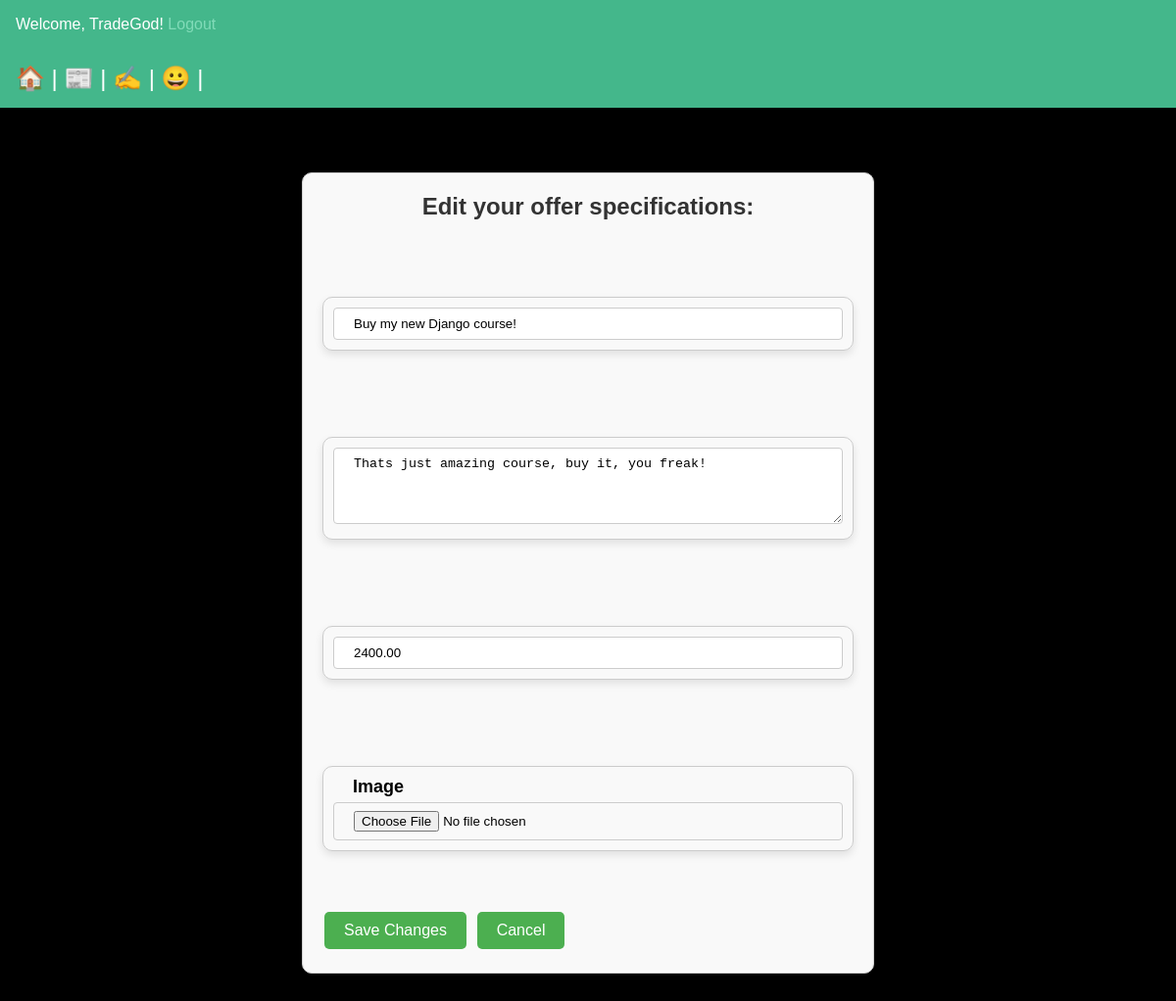
Page /tradeapp/offer/1/edit/ (signed in) on the earlier database version.
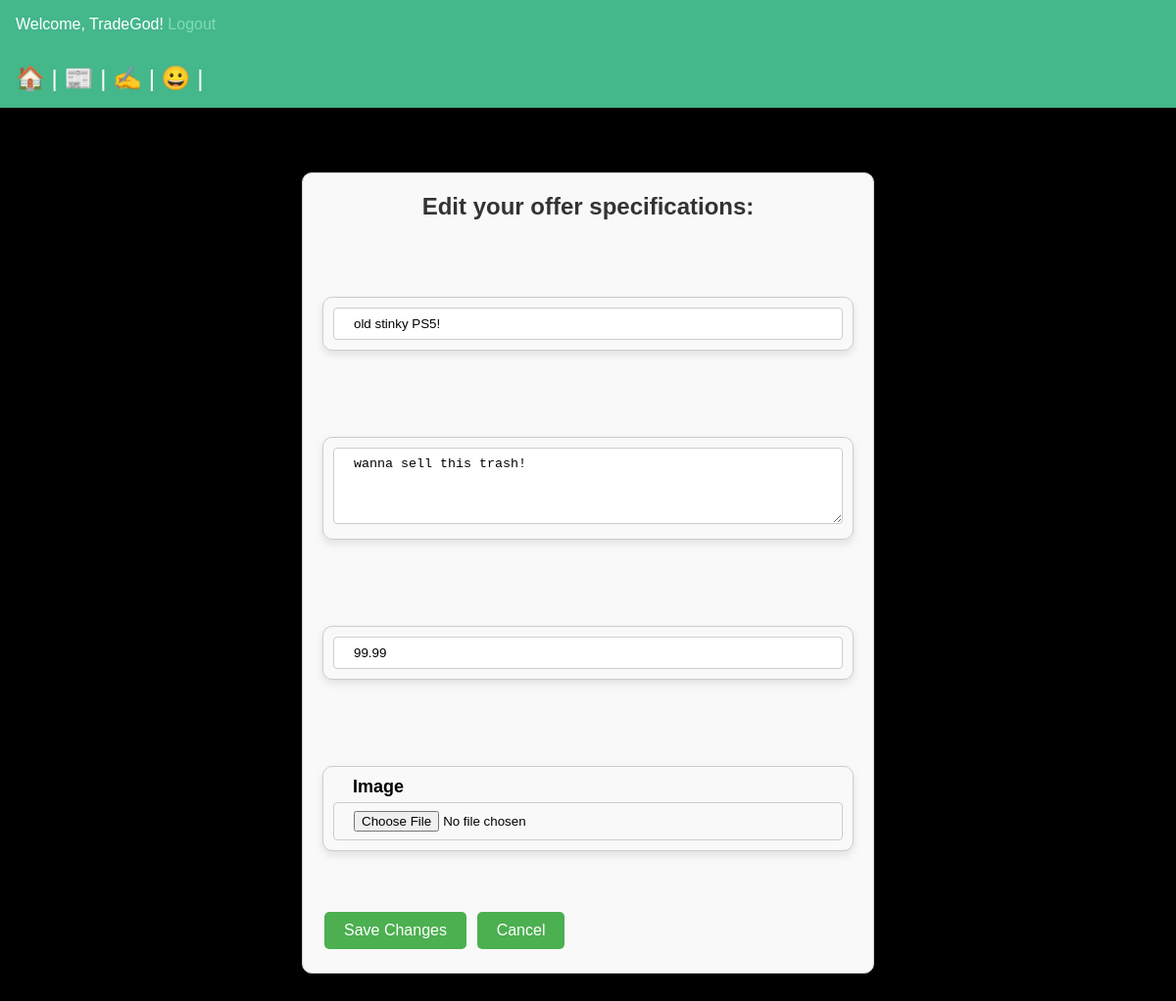
Same page on the later database version.
### tradeapp/models.py (models this page shows, shortened)
class Offer(models.Model):
    title = models.CharField(max_length=200)
    description = models.TextField()
    price = models.DecimalField(max_digits=10, decimal_places=2)
    image = models.ImageField(upload_to='images/', blank=True, null=True)
    posted_date = models.DateTimeField(auto_now_add=True)
    user = models.ForeignKey(User, on_delete=models.CASCADE)

### tradeapp/views.py (the view)
# urls.py: path('offer/<int:req_id>/edit/', views.edit_offer, name='edit_offer'),
@login_required
def edit_offer(request, req_id):
    offer = get_object_or_404(Offer, id=req_id)
    if not (request.user.is_staff or request.user == offer.user):  # Only admins or the author can edit
        return redirect('item_index', req_id=req_id)
    if request.method == 'POST':
        form = OfferForm(request.POST, request.FILES, instance=offer)
        if form.is_valid():
            form.save()
            return redirect('item_index', req_id=req_id)
    else:
        form = OfferForm(instance=offer)
    return render(request, 'edit_offer.html', {'form': form, 'offer': offer})

### tradeapp/forms.py
class OfferForm(ModelForm):
    title = forms.CharField(
        label="Offer Title",
        widget=forms.TextInput(attrs={'class': 'custom-form-control', 'placeholder': 'Enter title'})
    )
    description = forms.CharField(
        label="Description",
        widget=forms.Textarea(attrs={'class': 'custom-form-control', 'placeholder': 'Enter description', 'rows': 4})
    )
    price = forms.DecimalField(
        label="Price",
        max_digits=10,
        decimal_places=2,
        widget=forms.NumberInput(attrs={'class': 'custom-form-control', 'placeholder': 'Enter price'})
    )
    image = forms.ImageField(
        label="Image",
        widget=forms.FileInput(attrs={'class': 'custom-form-control'})
    )
    class Meta:
        model = Offer
        fields = ['title', 'description', 'price', 'image']

### tradeapp/templates/edit_offer.html (shortened to what this page needs)
{% extends "base.html" %}
{% block content %}
<div class="form-container">
    <h1>Edit your offer specifications:</h1>
    <br>
    <form method="POST" action="{% url 'edit_offer' offer.id %}" enctype="multipart/form-data">
        <div class="form-group">
            {{ form.title }}
        </div>
        <br>
        <div class="form-group">
            {{ form.description }}
        </div>
        <br>
        <div class="form-group">
            {{ form.price }}
        </div>
        <br>
        <div class="form-group">
            <label for="{{ form.image.id_for_label }}">{{ form.image.label }}</label>
            {{ form.image }}
        </div>
        <br>
        <button type="submit" name="save" class="custom-button">Save Changes</button>
        <a href="{% url 'item_index' offer.id %}" class="custom-button cancel-button">Cancel</a>
    </form>
</div>
{% endblock %}

### tradeapp/templates/base.html (shortened to what this page needs)
{% load static %}
<!DOCTYPE html>
<html lang="en">
<head>
    <link rel="stylesheet" href="{% static 'css/main.css' %}">
</head>
<body>
    <header>
        <nav>
            {% if user.is_authenticated %}
                <p>Welcome, {{ user.username }}! <a href="{% url 'logout' %}">Logout</a></p>
            {% else %}
                <p><a href="{% url 'login' %}">Login</a> | <a href="{% url 'register' %}">Register</a></p>
            {% endif %}
        </nav>
    </header>
    <nav>
        <a href="/">
            <span role="img" aria-label="Home">🏠</span>
        </a> |
        <a href="/offermain">
            <span role="img" aria-label="Posts">📰</span>
        </a> |
        <a href="/create"  id="create-offer-link">
            <span role="img" aria-label="Posts">✍</span>
        </a> |
        <a href="/about">
            <span role="img" aria-label="About">😀</span>
        </a> |
    </nav>
    <main>
        {% block content %}{% endblock %}
    </main>
</body>
</html>

### tradeapp/static/css/main.css (style rules this page uses)
* { margin: 0; padding: 0; box-sizing: border-box; }
body { font-family: Arial, sans-serif; min-height: 100vh; background-color: black; color: whitesmoke; font-size: 1.5rem; }
nav { padding: 1rem; background-color: #44b78b; color: white; font-size: 1.5rem; }
main { padding: 1rem; }
h1, h2 { font-size: 1.2rem; }
p { font-size: 1rem; }
a { text-decoration: none; color: #81dbb8; }
label { font-size: 1em; display: block; font-weight: bold; margin-bottom: 5px; padding-left: 20px; }
.custom-form-control { width: 100%; padding: 8px; border: 1px solid #ccc; border-radius: 4px; box-sizing: border-box; padding-left: 20px; }
.custom-button { background-color: #4CAF50; border: none; color: white; padding: 10px 20px; text-align: center; text-decoration: none; display: inline-block; font-size: 16px; margin: 4px 2px; cursor: pointer; border-radius: 5px; }
.form-container { width: 50%; margin: 50px auto; padding: 20px; border: 1px solid #ccc; color: #f9f9f9; border-radius: 10px; background-color: #f9f9f9; box-shadow: 0 4px 8px rgba(0, 0, 0, 0.1); }
.form-group { color: #000000; padding: 10px; font-size: 0.75em; margin: 30px auto; border: 1px solid #ccc; border-radius: 10px; box-shadow: 0 4px 8px rgba(0, 0, 0, 0.1); }
.form-container h1 { text-align: center; margin-bottom: 20px; font-size: 24px; color: #333; }
#create-offer-link { text-decoration: none; color: inherit; }

Differences in the rows shown:
changed Offer: title "Buy my new Django course!" → "old stinky PS5!"; description "Thats just amazing course, buy it, you freak!" → "wanna sell this trash!"; price "2400.00" → "99.99"
